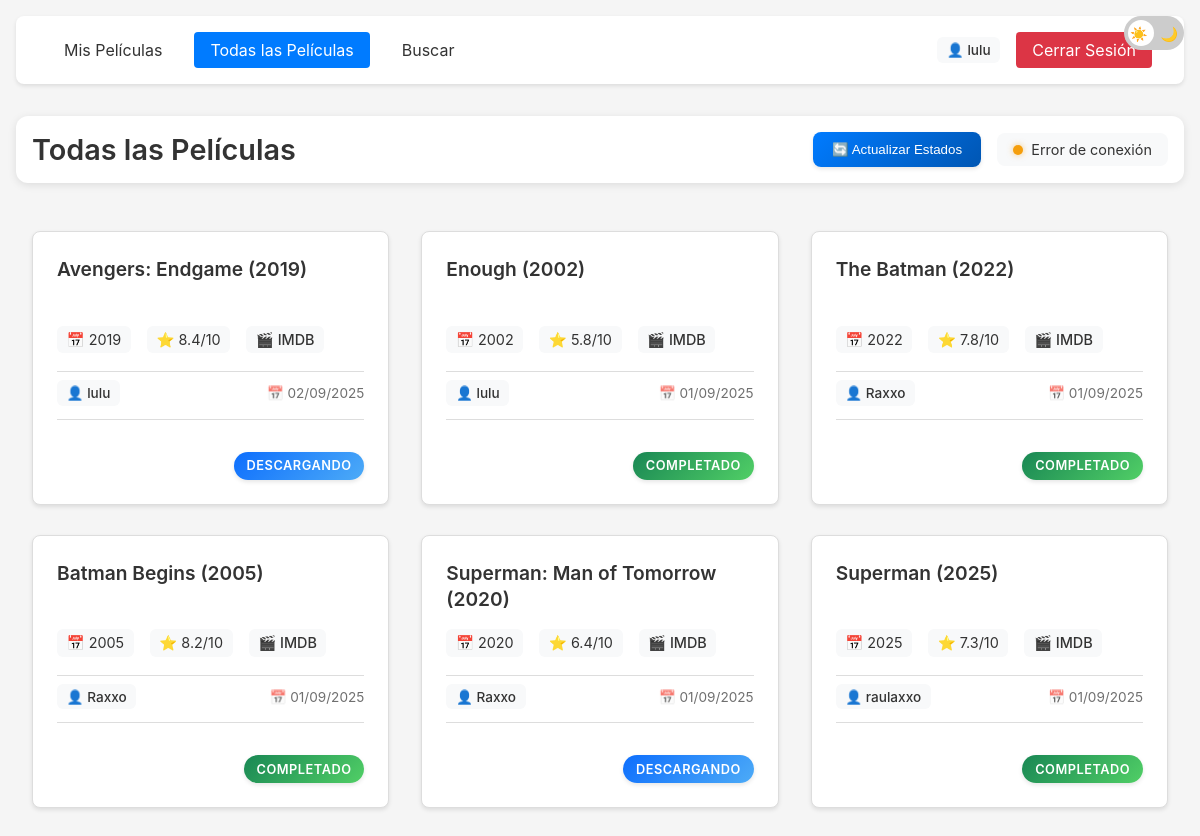
The page /all (signed in) on the database its author committed.
### models/user_model.py (models this page shows, shortened)
class User(UserMixin):
    id = None
    username = None
    password = None
    created_at = None
    downloads = None

        class UserModel(User, db.Model):
            __tablename__ = 'user'
            id = db.Column(db.Integer, primary_key=True)
            username = db.Column(db.String(80), unique=True, nullable=False)
            password = db.Column(db.String(120), nullable=False)
            created_at = db.Column(db.DateTime, default=datetime.utcnow)
            downloads = db.relationship('Download', backref='user', lazy=True)

        class Download(db.Model):
            __tablename__ = 'download'
            id = db.Column(db.Integer, primary_key=True)
            movie_id = db.Column(db.String(120), nullable=False)
            movie_title = db.Column(db.String(200), nullable=False)
            year = db.Column(db.String(4))
            rating = db.Column(db.String(10))
            magnet = db.Column(db.Text, nullable=False)
            imdb_code = db.Column(db.String(20))
            download_date = db.Column(db.DateTime, default=datetime.utcnow)
            status = db.Column(db.String(20), default='pendiente')
            user_id = db.Column(db.Integer, db.ForeignKey('user.id'), nullable=False)

### app.py (the view)
@app.route('/all')
@login_required
def all_movies():
    movies = Download.query.order_by(Download.download_date.desc()).all()
    return render_template('all_movies.html', movies=movies)

### app.py (called while the page is built)
@login_manager.user_loader
def load_user(user_id):
    return UserModel.query.get(int(user_id))

### templates/all_movies.html (shortened to what this page needs)
{% extends "base.html" %}
{% block content %}
<div class="page-header">
    <h1 class="page-title">Todas las Películas</h1>
    <div class="page-actions">
        <button id="checkStatusBtn" class="status-btn">
            🔄 Actualizar Estados
        </button>
        <span id="transmissionStatus" class="transmission-status">
            <span class="status-indicator" id="statusIndicator"></span>
            <span id="statusText">Verificando conexión...</span>
        </span>
    </div>
</div>
<div class="movies-grid">
    {% for movie in movies %}
    <div class="movie-card">
        <div class="movie-info">
            <h3 class="movie-title">{{ movie.movie_title }}</h3>
            <div class="movie-details">
                {% if movie.year %}
                <span>📅 {{ movie.year }}</span>
                {% endif %}
                {% if movie.rating %}
                <span>⭐ {{ movie.rating }}/10</span>
                {% endif %}
                {% if movie.imdb_code %}
                <a href="https://www.imdb.com/title/{{ movie.imdb_code }}" target="_blank" class="imdb-link">
                    🎬 IMDB
                </a>
                {% endif %}
            </div>
            <div class="movie-meta">
                <span class="user-info">👤 {{ movie.user.username }}</span>
                <span class="date-info">📅 {{ movie.download_date.strftime('%d/%m/%Y') }}</span>
            </div>
            <div class="movie-status">
                <span class="status-badge {{ movie.status }}">{{ movie.status }}</span>
            </div>
        </div>
    </div>
    {% endfor %}
</div>
{% endblock %}

### templates/base.html (shortened to what this page needs)
<!DOCTYPE html>
<html>
<head>
    <link rel="stylesheet" href="{{ url_for('static', filename='css/style.css') }}">
    <link rel="stylesheet" href="{{ url_for('static', filename='css/main.css') }}">
    <link rel="stylesheet" href="{{ url_for('static', filename='css/search.css') }}">
</head>
<body>
    <div class="theme-switch-wrapper">
        <label class="theme-switch" for="checkbox">
            <div class="slider round">
                <span class="slider-icon sun">☀️</span>
                <span class="slider-icon moon">🌙</span>
            </div>
        </label>
    </div>
    <div class="container">
        <nav class="navbar">
            <div class="nav-left">
                <a href="/" class="nav-link {% if request.endpoint == 'index' %}active{% endif %}">Mis Películas</a>
                <a href="/all" class="nav-link {% if request.endpoint == 'all_movies' %}active{% endif %}">Todas las Películas</a>
                <a href="/search" class="nav-link {% if request.endpoint == 'search' %}active{% endif %}">Buscar</a>
            </div>
            <div class="nav-right">
                {% if current_user.is_authenticated %}
                    <span class="user-info">👤 {{ current_user.username }}</span>
                    <a href="{{ url_for('logout') }}" class="nav-link logout-btn">Cerrar Sesión</a>
                {% else %}
                    <a href="{{ url_for('login') }}" class="nav-link">Iniciar Sesión</a>
                    <a href="{{ url_for('register') }}" class="nav-link">Registrarse</a>
                {% endif %}
            </div>
        </nav>
        {% block content %}{% endblock %}
    </div>
</body>
</html>

### static/css/style.css (style rules this page uses)
:root { --bg-color: #f5f5f5; --text-color: #333; --card-bg: #fff; --border-color: #ddd; --primary-color: #007bff; --hover-color: #0056b3; --secondary-bg: #f8f9fa; }
body { margin: 0; padding: 0; font-family: -apple-system, BlinkMacSystemFont, "Segoe UI", Roboto, "Helvetica Neue", Arial, sans-serif; background-color: var(--bg-color); color: var(--text-color); transition: background-color 0.3s ease; }
.page-title { font-size: 2rem; color: var(--text-color); text-align: center; margin: 2rem 0; font-weight: 600; }
.container { max-width: 1200px; margin: 0 auto; padding: 1rem; }
.navbar { display: flex; justify-content: space-between; align-items: center; padding: 1rem 2rem; margin-bottom: 2rem; background-color: var(--card-bg); border-radius: 8px; box-shadow: 0 2px 4px rgba(0, 0, 0, 0.1); }
.nav-left, .nav-right { display: flex; gap: 1rem; align-items: center; }
.nav-link { color: var(--text-color); text-decoration: none; padding: 0.5rem 1rem; border-radius: 4px; transition: all 0.2s ease; }
.nav-link:hover, .nav-link.active { background-color: var(--primary-color); color: white; }
.user-info { color: var(--text-color); font-weight: 500; padding: 0.5rem; border-radius: 4px; background-color: rgba(0, 0, 0, 0.05); }
.logout-btn { background-color: #dc3545; color: white; }

### static/css/search.css (style rules this page uses)
.movie-card { display: flex; flex-direction: column; background-color: var(--card-bg); border-radius: 8px; overflow: hidden; box-shadow: 0 2px 4px rgba(0, 0, 0, 0.1); transition: transform 0.2s ease, box-shadow 0.2s ease; height: 100%; }
.movie-info { padding: 1.5rem; display: flex; flex-direction: column; flex-grow: 1; }
.movie-info h3 { margin: 0 0 1rem 0; font-size: 1.2rem; color: var(--text-color); line-height: 1.4; display: -webkit-box; -webkit-line-clamp: 2; -webkit-box-orient: vertical; overflow: hidden; height: 2.8em; }
.movie-details { display: flex; flex-wrap: wrap; gap: 1rem; font-size: 0.9rem; color: var(--text-color); margin-bottom: auto; }

### rows shown on the page
UserModel: username "lulu"
Download: movie_title "Avengers: Endgame (2019)", year "2019", rating "8.4", user.username "lulu", download_date "02/09/2025", status "DESCARGANDO"
Download: movie_title "Enough (2002)", year "2002", rating "5.8", user.username "lulu", download_date "01/09/2025", status "COMPLETADO"
Download: movie_title "The Batman (2022)", year "2022", rating "7.8", user.username "Raxxo", download_date "01/09/2025", status "COMPLETADO"
Download: movie_title "Batman Begins (2005)", year "2005", rating "8.2", user.username "Raxxo", download_date "01/09/2025", status "COMPLETADO"
Download: movie_title "Superman: Man of Tomorrow (2020)", year "2020", rating "6.4", user.username "Raxxo", download_date "01/09/2025", status "DESCARGANDO"
Download: movie_title "Superman (2025)", year "2025", rating "7.3", user.username "raulaxxo", download_date "01/09/2025", status "COMPLETADO"
